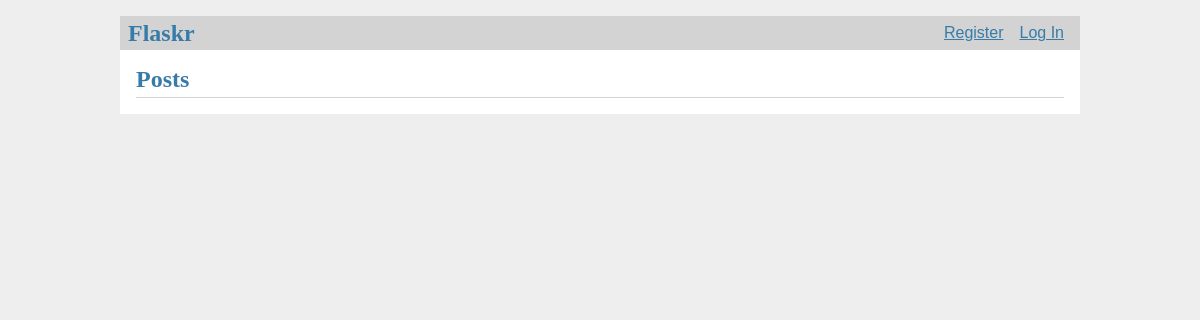
Before: / with the older database file.
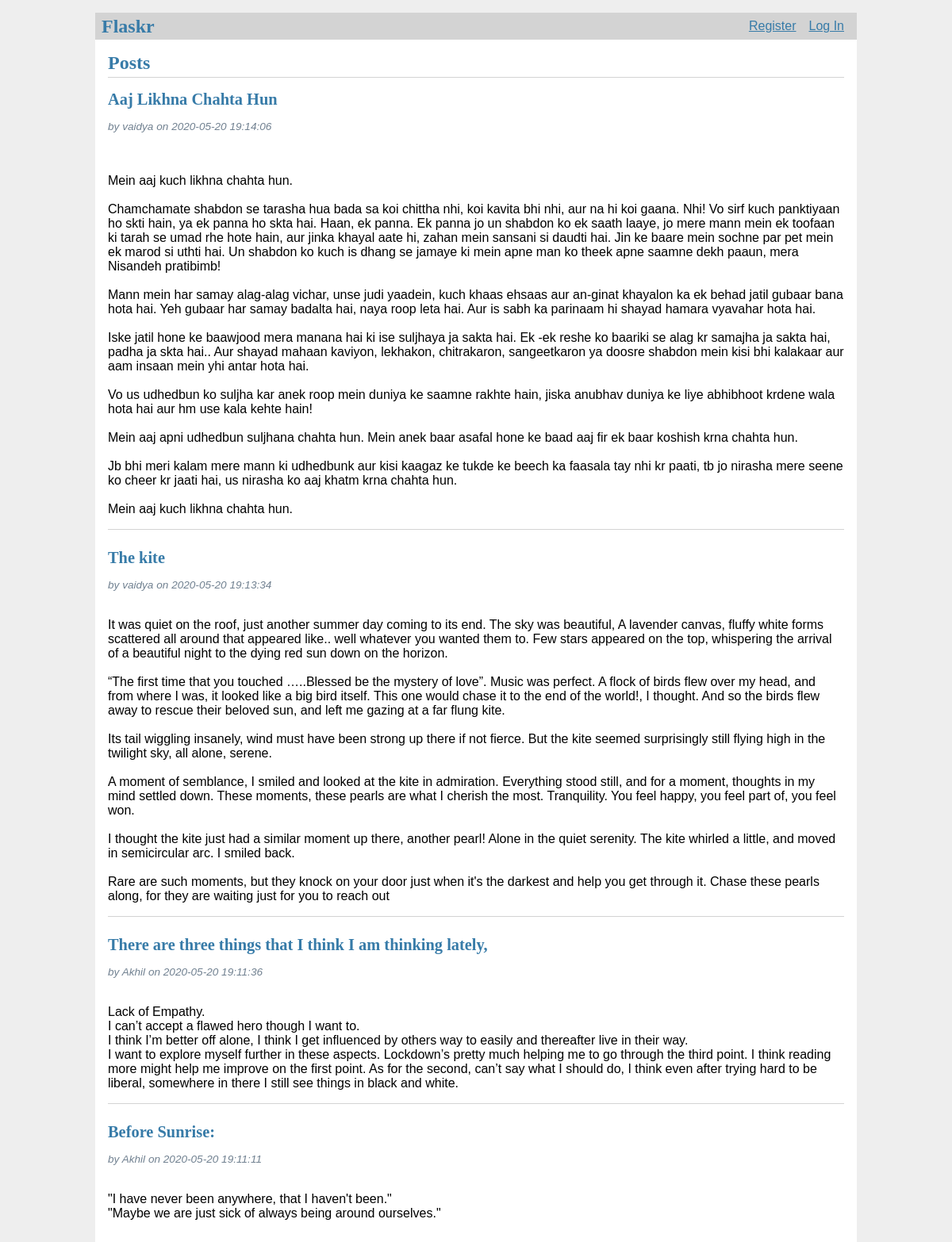
After: the same page with the newer database file.
### tables this page shows
CREATE TABLE post(
	id INTEGER PRIMARY KEY AUTOINCREMENT,
	author_id INTEGER NOT NULL,
	created TIMESTAMP NOT NULL DEFAULT CURRENT_TIMESTAMP,
	title TEXT NOT NULL,
	body TEXT NOT NULL,
	FOREIGN KEY (author_id) REFERENCES user (id)
);

CREATE TABLE user(
	id INTEGER PRIMARY KEY AUTOINCREMENT,
	username TEXT UNIQUE NOT NULL,
	password TEST NOT NULL
);

### flaskr/blog.py (the view)
@bp.route('/')
def index():
	db= get_db()
	p_tuple = db.execute(
		'SELECT p.id, title, body, created, author_id, username'
		' FROM post p JOIN user u ON p.author_id = u.id'
		' ORDER BY created DESC'
	).fetchall()
	posts= []
	for p in p_tuple:
		post= {
			'id' 		: 	p[0],
			'title' 	:	p[1],
			'body'		:	p[2],
			'created'	:	p[3],
			'author_id'	:	p[4],
			'username'	:	p[5],
		}
		posts.append(post)
	return render_template('blog/index.html', posts= posts)

### flaskr/auth.py (called while the page is built, shortened)
@bp.before_app_request
def load_logged_in_user():
	user_id = session.get('user_id')
	if user_id is None:
		g.user = None

### flaskr/db.py (called while the page is built)
def get_db():
	if 'db' not in g:
		g.db= sqlite3.connect(
			current_app.config['DATABASE'],
			detect_types= sqlite3.PARSE_DECLTYPES
		)
	return g.db

### flaskr/templates/blog/index.html (shortened to what this page needs)
{% extends 'base.html' %}
{% block header %}
  <h1>{% block title %}Posts{% endblock %}</h1>
{% endblock %}
{% block content %}
  {% for post in posts %}
    <article class="post">
      <header>
        <div>
          <h1>{{ post['title'] }}</h1><br>
          <div class="about">by {{ post['username'] }} on {{ post['created']}}</div>
        </div>
      </header>
      <p class="body">{{ post['body'] }}</p>
    </article>
    {% if not loop.last %}
      <hr>
    {% endif %}
  {% endfor %}
{% endblock %}

### flaskr/templates/base.html (shortened to what this page needs)
<!DOCTYPE html>
<link rel="stylesheet" type="text/css" href="{{url_for('static', filename= 'style.css')}}">
<nav>
  <h1>Flaskr</h1>
  <ul>
    {% if g.user %}
      <li style="list-style: none;"><span>{{ g.user['username'] }}</span>
      <li style="list-style: none;"><a href="{{ url_for('auth.logout') }}">Log Out</a>
    {% else %}
      <li><a href="{{ url_for('auth.register') }}">Register</a>
      <li><a href="{{ url_for('auth.login') }}">Log In</a>
    {% endif %}
  </ul>
</nav>
<section class="content">
  <header>
    {% block header %}{% endblock %}
  </header>
  {% block content %}{% endblock %}
</section>

### flaskr/static/style.css (style rules this page uses)
h1 { font-family: serif; color: #377ba8; margin: 1rem 0; }
a { color: #377ba8; }
hr { border: none; border-top: 1px solid lightgray; }
nav { background: lightgray; display: flex; align-items: center; padding: 0 0.5rem; }
nav h1 { flex: auto; margin: 0; }
nav ul { display: flex; list-style: none; margin: 0; padding: 0; }
nav ul li a, nav ul li span, header .action { display: block; padding: 0.5rem; }
.content { padding: 0 1rem 1rem; }
.content > header { border-bottom: 1px solid lightgray; display: flex; align-items: flex-end; }
.content > header h1 { flex: auto; margin: 1rem 0 0.25rem 0; }
.post > header { display: flex; align-items: flex-end; font-size: 0.85em; }
.post > header > div:first-of-type { flex: auto; }
.post > header h1 { font-size: 1.5em; margin-bottom: 0; }
.post .about { color: slategray; font-style: italic; }
.post .body { white-space: pre-line; }
.content:last-child { margin-bottom: 0; }

Changed rows visible on the page:
added post: title "Aaj Likhna Chahta Hun", username "vaidya", created "2020-05-20 19:14:06", body "Mein aaj kuch likhna chahta hun. Chamchamate shabdon se tarasha hua bada sa koi chittha nhi, koi kavita bhi nhi, aur na hi koi gaana. Nhi! Vo sirf kuch panktiyaan ho skti hain, ya ek panna ho skta hai. Haan, ek panna. Ek panna jo un shabdon ko ek saath laaye, jo mere mann mein ek toofaan ki tarah se umad rhe hote hain, aur jinka khayal aate hi, zahan mein sansani si daudti hai. Jin ke baare mein sochne par pet mein ek marod si uthti hai. Un shabdon ko kuch is dhang se jamaye ki mein apne man ko theek apne saamne dekh paaun, mera Nisandeh pratibimb! Mann mein har samay alag-alag vichar, unse judi yaadein, kuch khaas ehsaas aur an-ginat khayalon ka ek behad jatil gubaar bana hota hai. Yeh…"
added post: title "The kite", username "vaidya", created "2020-05-20 19:13:34", body "It was quiet on the roof, just another summer day coming to its end. The sky was beautiful, A lavender canvas, fluffy white forms scattered all around that appeared like.. well whatever you wanted them to. Few stars appeared on the top, whispering the arrival of a beautiful night to the dying red sun down on the horizon. “The first time that you touched …..Blessed be the mystery of love”. Music was perfect. A flock of birds flew over my head, and from where I was, it looked like a big bird itself. This one would chase it to the end of the world!, I thought. And so the birds flew away to rescue their beloved sun, and left me gazing at a far flung kite. Its tail wiggling insanely, wind must…"
added post: title "There are three things that I think I am thinking lately,", username "Akhil", created "2020-05-20 19:11:36", body "Lack of Empathy. I can’t accept a flawed hero though I want to. I think I’m better off alone, I think I get influenced by others way to easily and thereafter live in their way. I want to explore myself further in these aspects. Lockdown’s pretty much helping me to go through the third point. I think reading more might help me improve on the first point. As for the second, can’t say what I should do, I think even after trying hard to be liberal, somewhere in there I still see things in black and white."
added post: title "Before Sunrise:", username "Akhil", created "2020-05-20 19:11:11", body "\"I have never been anywhere, that I haven't been.\" \"Maybe we are just sick of always being around ourselves.\""
